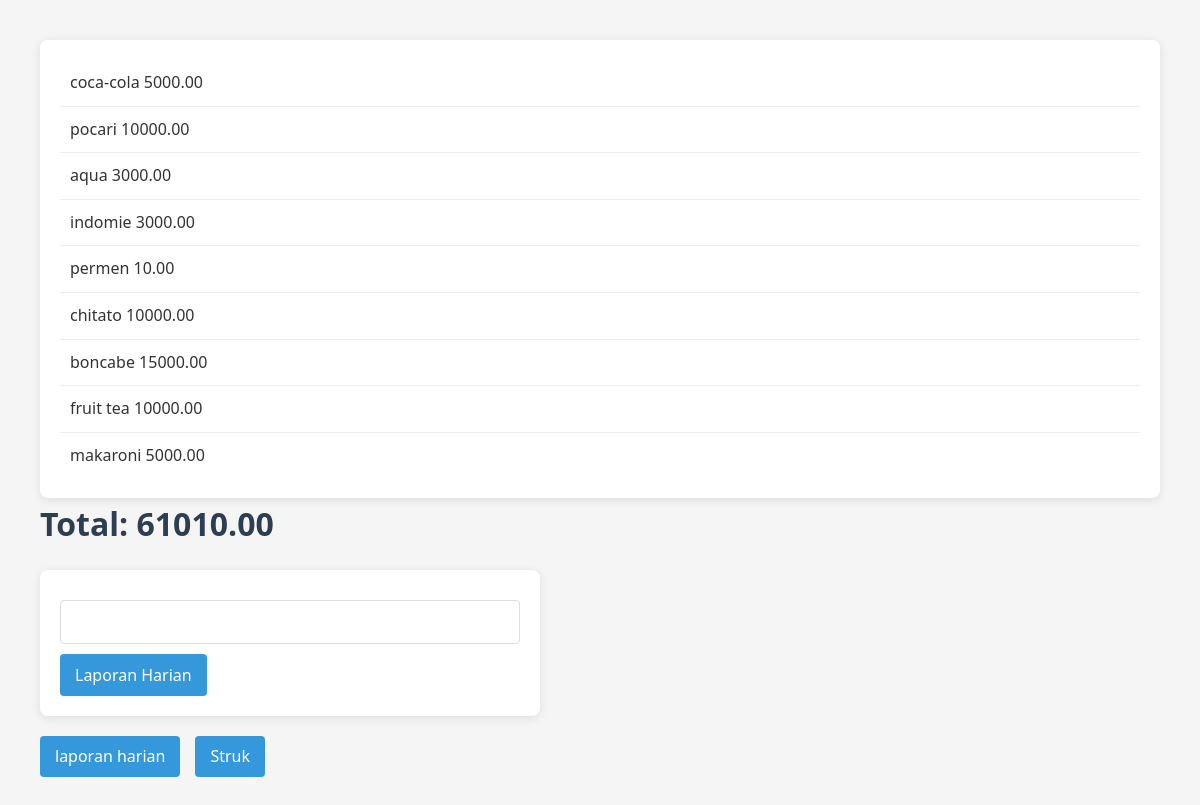
The page /page/keranjang.php on the database its author committed.
### tables this page shows
CREATE TABLE `penjualan` (
  `id_penjualan` int(50) NOT NULL,
  `tanggal_penjualan` timestamp NOT NULL DEFAULT current_timestamp() ON UPDATE current_timestamp(),
  `total_penjualan` decimal(10,2) NOT NULL,
  `id_pelanggan` int(50) NOT NULL
);

CREATE TABLE `produk` (
  `id_produk` int(50) NOT NULL,
  `nama_produk` varchar(255) NOT NULL,
  `harga` decimal(10,2) NOT NULL,
  `stok` int(11) NOT NULL
);

### page/keranjang.php (the view, shortened to what this page needs)
<?php
include '../config/conn.php';
$keranjang_tampilan = "SELECT * FROM penjualan";
$list_tampil = mysqli_query($conn, $keranjang_tampilan);
?>
<!DOCTYPE html>
<html lang="en">
<head>
    <link rel="stylesheet" href="../src/CSS/style.css">
</head>
<body>
    <div class="container">
        <ul>
            <?php while ($row = mysqli_fetch_assoc($list_tampil)) { ?>
                <?php
                $keranjang = "SELECT * FROM penjualan WHERE id_penjualan = '$row[id_penjualan]'";
                $list = mysqli_query($conn, $keranjang);
                $result = mysqli_fetch_assoc($list);
                $keranjang_produk = "SELECT * FROM produk WHERE id_produk = '$row[id_penjualan]'";
                $list_produk = mysqli_query($conn, $keranjang_produk);
                $result_produk = mysqli_fetch_assoc($list_produk);
                ?>
                <li> <?= $result_produk['nama_produk'] . "  " . $result['total_penjualan']; ?></li>
            <?php } ?>
        </ul>
        <?php
        $list_total = "SELECT SUM(total_penjualan) AS total FROM penjualan";
        $kirim_total = mysqli_query($conn, $list_total);
        $result_total = mysqli_fetch_assoc($kirim_total);
        ?>
        <h1>Total: <?= $result_total['total'] ?></h1>
        <form method="post">
            <input type="text" name="nama_kasir">
            <button name="laporan_harian">Laporan Harian</button>
        </form>
        <div class="nav-links">
            <a href="./laporan_harian.php">laporan harian</a>
            <a href="./struk.php">Struk</a>
        </div>
    </div>
</body>
</html>

### src/CSS/style.css (style rules this page uses)
* { margin: 0; padding: 0; box-sizing: border-box; font-family: 'Segoe UI', Tahoma, Geneva, Verdana, sans-serif; }
body { background-color: #f5f5f5; color: #333; line-height: 1.6; padding: 20px; }
a { text-decoration: none; color: #3498db; transition: color 0.3s; }
h1, h2, h3, h4 { margin-bottom: 15px; color: #2c3e50; }
form { background: white; padding: 20px; border-radius: 8px; box-shadow: 0 2px 10px rgba(0, 0, 0, 0.1); margin: 20px 0; max-width: 500px; }
input[type="text"], input[type="password"], input[type="number"] { width: 100%; padding: 10px; margin: 10px 0; border: 1px solid #ddd; border-radius: 4px; font-size: 16px; }
button { background-color: #3498db; color: white; border: none; padding: 10px 15px; border-radius: 4px; cursor: pointer; font-size: 16px; transition: background-color 0.3s; }
.nav-links { display: flex; gap: 15px; margin: 20px 0; }
.nav-links a { padding: 8px 15px; background-color: #3498db; color: white; border-radius: 4px; }
ul { list-style: none; background: white; padding: 20px; border-radius: 8px; box-shadow: 0 2px 10px rgba(0, 0, 0, 0.1); }
li { padding: 10px; border-bottom: 1px solid #eee; }
li:last-child { border-bottom: none; }
.container { max-width: 1200px; margin: 0 auto; padding: 20px; }

### rows shown on the page
penjualan: produk.nama_produk "coca-cola", total_penjualan "5000.00"
penjualan: produk.nama_produk "pocari", total_penjualan "10000.00"
penjualan: produk.nama_produk "aqua", total_penjualan "3000.00"
penjualan: produk.nama_produk "indomie", total_penjualan "3000.00"
penjualan: produk.nama_produk "permen", total_penjualan "10.00"
penjualan: produk.nama_produk "chitato", total_penjualan "10000.00"
penjualan: produk.nama_produk "boncabe", total_penjualan "15000.00"
penjualan: produk.nama_produk "fruit tea", total_penjualan "10000.00"
penjualan: produk.nama_produk "makaroni", total_penjualan "5000.00"

### other values the page prints
$result_total['total'] "61010.00"
